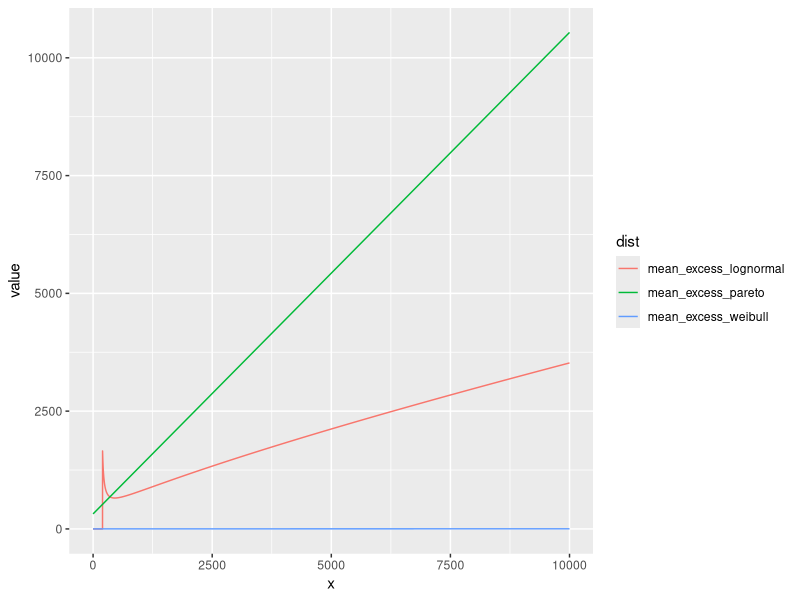

Write R code to recreate this figure.
library(tidyverse)
options(scipen = 99)
claim_pre <- read_csv("claims.csv")
#frequency <- read_csv("frequency.csv")
claim = claim_pre[, 1:2] / 1000

log_likelihood_lognormal = function(theta){
  return( -sum( log(dlnorm(claim$Clr, theta[1], theta[2])) - log(plnorm(claim$Dedr, theta[1], theta[2], lower.tail = F)) ) )
}

log_likelihood_weibull = function(theta){
  return( -sum( log(dweibull(claim$Clr, theta[1], theta[2])) - log(pweibull(claim$Dedr, theta[1], theta[2], lower.tail = F)) ) )
}

f_pareto = function(x, kappa, alpha){
  return( (alpha / (kappa + x))*(kappa / (kappa + x))^alpha )
}

F_bar_pareto = function(x, kappa, alpha){
  return( (kappa / (kappa + x))^alpha )
}

log_likelihood_pareto = function(theta){
  return( -sum( log(f_pareto(claim$Clr, theta[1], theta[2])) - log(F_bar_pareto(claim$Dedr, theta[1], theta[2])) ) )
}

params_lognormal = optim(c(mean(claim$Clr),sd( claim$Clr) ), log_likelihood_lognormal)
params_weibull = optim(c(0.7342342, 364.9229076 ), log_likelihood_weibull)
params_pareto = optim(c(2.005486, 0.1 ), log_likelihood_pareto)

mean_excess_lognormal = function(x, theta){
  return( (theta[2]^2 * x) / (log(x) - theta[1]) )
}

mean_excess_weibull = function(x, theta){
  return( (x^theta[1]) /  (theta[1] * theta[2]))
}

mean_excess_pareto = function(x, theta){
  return( (theta[1] + x)/(theta[2] - 1) )
}

plot = tibble(x = seq(0, 10000)) %>%
  mutate(mean_excess_lognormal = mean_excess_lognormal(x, params_lognormal$par),
         mean_excess_weibull = mean_excess_weibull(x, params_weibull$par),
         mean_excess_pareto = mean_excess_pareto(x, params_pareto$par)) %>%
  mutate(mean_excess_lognormal = if_else(row_number() < 200, 0, mean_excess_lognormal))

plot_edited = plot %>%
  pivot_longer(!x, names_to = "dist")

ggplot(plot_edited, aes(x, value, color = dist)) +
  geom_line()


